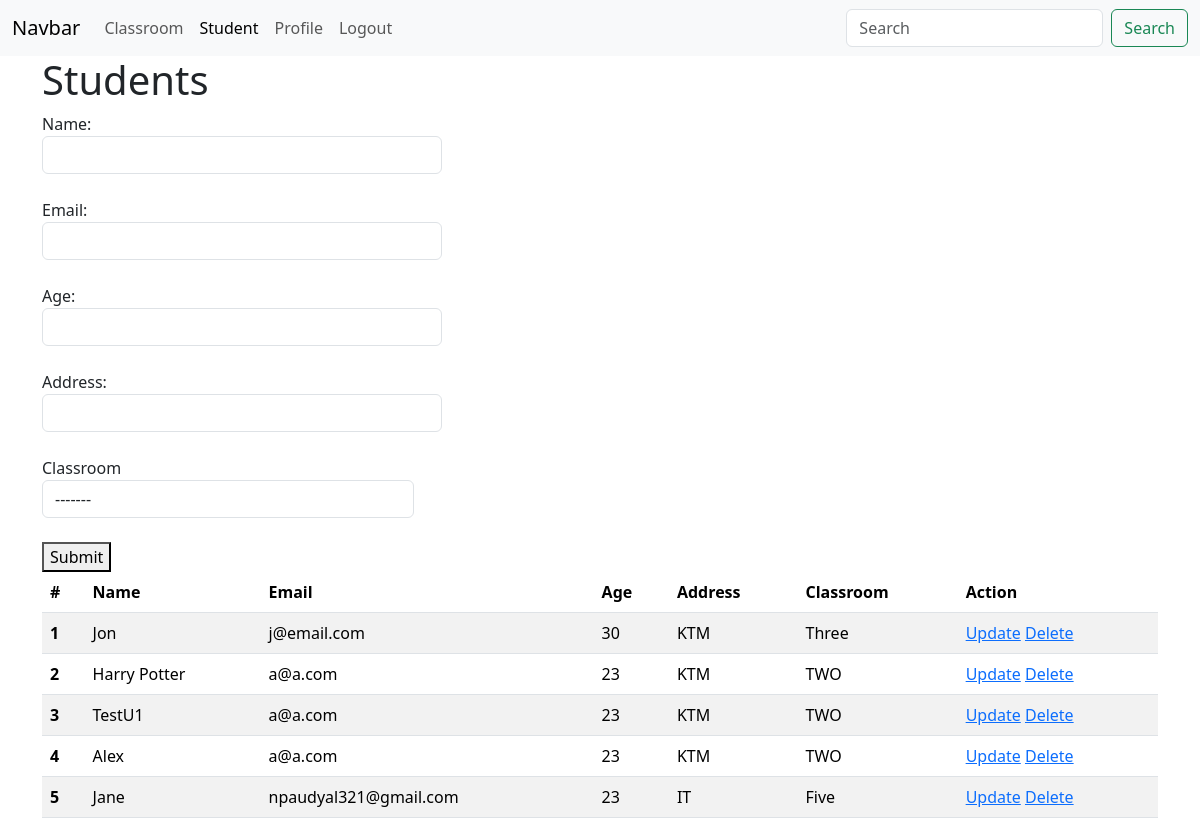
Screenshot of /crud/student/ (signed in) with the database file from the repository.
### crud/models.py (models this page shows, shortened)
class Student(models.Model):
    name = models.CharField(max_length=20)
    email = models.EmailField(max_length=20)
    age = models.IntegerField()
    address = models.CharField(max_length=20)
    classroom = models.ForeignKey(ClassRoom, on_delete=models.CASCADE)

class ClassRoom(models.Model):
    name = models.CharField(max_length=20)

### crud/views.py (the view, shortened to what this page needs)
# urls.py: path('student/', student, name='crud_student'),
@login_required
def student(request):
    students = Student.objects.all()
    classrooms = ClassRoom.objects.all()
    return render(request, template_name='crud/student.html',
                  context={"students": students, "title": "Students", "classrooms": classrooms,
                           "student_active": "active"})

### crud/templates/crud/student.html (shortened to what this page needs)
{% extends 'core/base.html' %}
{% block content %}
    <h1>{{ title }}</h1>
    <form method="post" action="{% url 'crud_student' %}">
        Name:<br>
        <input class="form form-control" name="name" style="width: 400px"><br>
        Email:<br>
        <input class="form form-control" name="email" style="width: 400px"><br>
        Age:<br>
        <input class="form form-control" name="age" style="width: 400px"><br>
        Address:<br>
        <input class="form form-control" name="address" style="width: 400px"><br>
        <div class="form-group col-md-4">
            <label for="inputState">Classroom</label>
            <select id="inputState" class="form-control" name="classroom">
                <option value="2">-------</option>
            </select>
        </div>
        <br>
        <button type="submit">Submit</button>
        <br>
    </form>
    <table class="table table-striped">
        <thead>
        <tr>
            <th scope="col">#</th>
            <th scope="col">Name</th>
            <th scope="col">Email</th>
            <th scope="col">Age</th>
            <th scope="col">Address</th>
            <th scope="col">Classroom</th>
            <th scope="col">Action</th>
        </tr>
        </thead>
        <tbody>
        {% for student in students %}
            <tr>
                <th scope="row">{{ forloop.counter }}</th>
                <td>{{ student.name }}</td>
                <td>{{ student.email }}</td>
                <td>{{ student.age }}</td>
                <td>{{ student.address }}</td>
                <td>{{ student.classroom.name }}</td>
                <td>
                    <a href="{% url 'update_student' student.id %}">Update</a>
                    <a href="{% url 'delete_student' student.id %}">Delete</a>
                </td>
            </tr>
        {% endfor %}
        </tbody>
    </table>
{% endblock %}

### rows the page displays
Student: name "Jon", email "j@email.com", age "30", address "KTM", classroom.name "Three"
Student: name "Harry Potter", email "a@a.com", age "23", address "KTM", classroom.name "TWO"
Student: name "TestU1", email "a@a.com", age "23", address "KTM", classroom.name "TWO"
Student: name "Alex", email "a@a.com", age "23", address "KTM", classroom.name "TWO"
Student: name "Jane", email "npaudyal321@gmail.com", age "23", address "IT", classroom.name "Five"

### other values shown
{{ title }} "Students"
